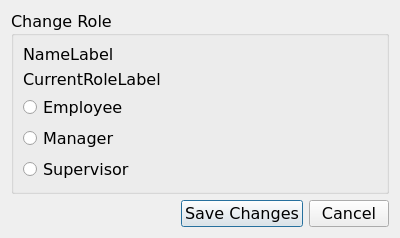
<?xml version="1.0" encoding="UTF-8"?>
<ui version="4.0">
 <class>Select_Role</class>
 <widget class="QDialog" name="Select_Role">
  <property name="geometry">
   <rect>
    <x>0</x>
    <y>0</y>
    <width>400</width>
    <height>221</height>
   </rect>
  </property>
  <property name="font">
   <font>
    <family>Verdana</family>
    <pointsize>12</pointsize>
   </font>
  </property>
  <property name="windowTitle">
   <string>Select Role</string>
  </property>
  <layout class="QGridLayout" name="gridLayout">
   <item row="1" column="0">
    <spacer name="horizontalSpacer">
     <property name="orientation">
      <enum>Qt::Orientation::Horizontal</enum>
     </property>
     <property name="sizeHint" stdset="0">
      <size>
       <width>124</width>
       <height>20</height>
      </size>
     </property>
    </spacer>
   </item>
   <item row="1" column="1">
    <widget class="QPushButton" name="save_changes_btn">
     <property name="text">
      <string>Save Changes</string>
     </property>
    </widget>
   </item>
   <item row="1" column="2">
    <widget class="QPushButton" name="cancel_btn">
     <property name="text">
      <string>Cancel</string>
     </property>
    </widget>
   </item>
   <item row="0" column="0" colspan="3">
    <widget class="QGroupBox" name="role_box">
     <property name="title">
      <string>Change Role</string>
     </property>
     <layout class="QGridLayout" name="gridLayout_2">
      <item row="0" column="0">
       <widget class="QLabel" name="name_label">
        <property name="text">
         <string>NameLabel</string>
        </property>
       </widget>
      </item>
      <item row="2" column="0">
       <widget class="QRadioButton" name="employee_radio">
        <property name="text">
         <string>Employee</string>
        </property>
       </widget>
      </item>
      <item row="3" column="0">
       <widget class="QRadioButton" name="manager_radio">
        <property name="text">
         <string>Manager</string>
        </property>
       </widget>
      </item>
      <item row="4" column="0">
       <widget class="QRadioButton" name="supervisor_radio">
        <property name="text">
         <string>Supervisor</string>
        </property>
       </widget>
      </item>
      <item row="1" column="0">
       <widget class="QLabel" name="current_role_label">
        <property name="text">
         <string>CurrentRoleLabel</string>
        </property>
       </widget>
      </item>
     </layout>
    </widget>
   </item>
  </layout>
 </widget>
 <resources/>
 <connections/>
</ui>
